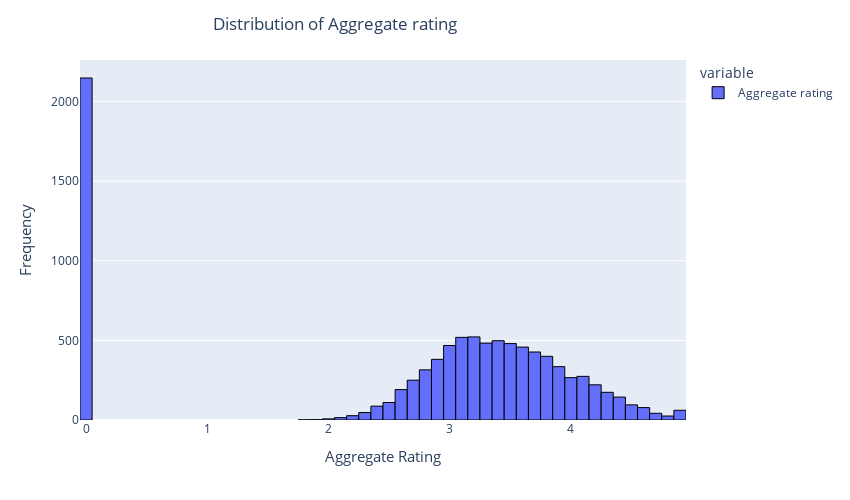

The cell this chart's notebook holds for it:
### Code cell
max_rating = data['Aggregate rating'].value_counts().reset_index()

print ("Most common used Aggregate rating :---",
       max_rating.loc[max_rating['count'] == max_rating['count'].max() , 'Aggregate rating'].tolist()[-1])

fig = px.histogram(data_frame= data['Aggregate rating'])
fig.update_traces(marker=dict(line=dict(color='black', width=1)))
fig.update_layout(height = 500 , width = 850 , title = 'Distribution of Aggregate rating' ,
    xaxis=dict(title='Aggregate Rating', titlefont=dict(size=15)),
    yaxis=dict(title='Frequency', titlefont=dict(size=15)) , title_x=0.25 )
fig.show()

### Figure 1 — Plotly figure (JSON) as saved in the notebook; plotly's stock layout.template omitted (floating-point values rounded to 4 significant figures; data arrays with more than 128 entries replaced by an {"elided": "..."} marker saying what was removed)
{"data": [{"alignmentgroup": "True", "bingroup": "x", "hovertemplate": "variable=Aggregate rating<br>value=%{x}<br>count=%{y}<extra></extra>", "legendgroup": "Aggregate rating", "marker": {"color": "#636efa", "line": {"color": "black", "width": 1}, "pattern": {"shape": ""}}, "name": "Aggregate rating", "offsetgroup": "Aggregate rating", "orientation": "v", "showlegend": true, "type": "histogram", "x": {"elided": "9551 float values"}, "xaxis": "x", "yaxis": "y"}], "layout": {"barmode": "relative", "height": 500, "legend": {"title": {"text": "variable"}, "tracegroupgap": 0}, "margin": {"t": 60}, "title": {"text": "Distribution of Aggregate rating", "x": 0.25}, "width": 850, "xaxis": {"anchor": "y", "domain": [0, 1], "title": {"font": {"size": 15}, "text": "Aggregate Rating"}}, "yaxis": {"anchor": "x", "domain": [0, 1], "title": {"font": {"size": 15}, "text": "Frequency"}}}}
